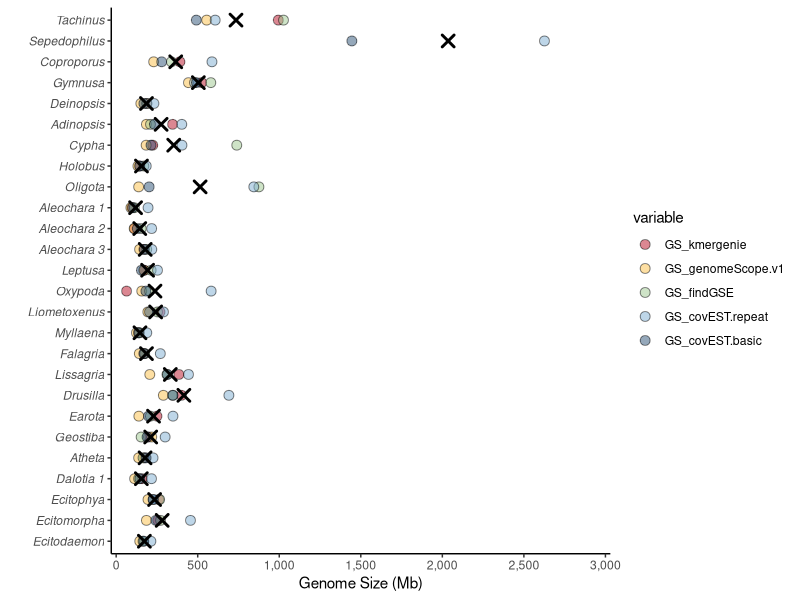
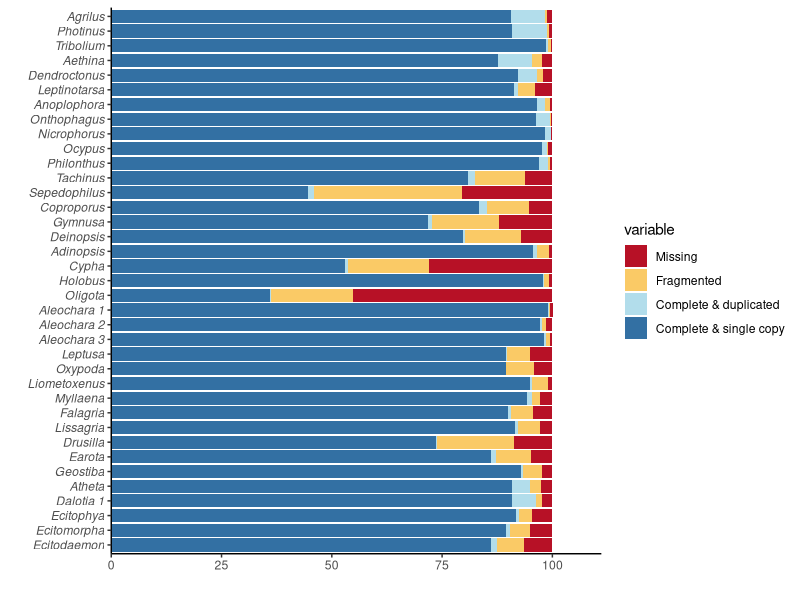

The R source for these figures, in order:
library(forcats)
library(ggplot2)
library(reshape2)
library(gridExtra)
library(dplyr)
library(cowplot)

gi<-read.table("./02_Other_Rove_Beetles_Assembly_Annotation/genomeInfo.txt", header=T,stringsAsFactors=TRUE, sep = "\t",quote = "")

gi
dim(gi)

# genome size plot
gi_gs<-gi[c(12:34,36:38),c(1,13:17)]
gi_gsm<-melt(gi_gs)

gi_gsm$species<-factor(gi_gsm$species, levels=rev(c("Tachinus","Sepedophilus","Coproporus",
                                          "Gymnusa","Deinopsis","Adinopsis","Cypha","Holobus","Oligota","Aleochara 1",
                                          "Aleochara 2","Aleochara 3","Leptusa","Oxypoda","Liometoxenus","Myllaena","Falagria","Lissagria",
                                          "Drusilla", "Earota", "Geostiba", "Atheta", "Dalotia 1", 
                                          "Ecitophya", "Ecitomorpha", "Ecitodaemon")))

col_kmer<-rev(c("#2D5276","#7fadd1","#9EC790","#FCBF49","#B71126"))

mean_gs<-gi_gsm %>% group_by(species) %>%
  summarize(mean = mean(value/1000000, na.rm = TRUE))

ggplot() + 
  geom_point(as.data.frame(gi_gsm), mapping=aes(fill=variable, y=value/1000000, x=species),size=3,shape=21, alpha=0.5) + 
  coord_flip()+theme_classic()+xlab("")+ylab("Genome Size (Mb)") +
  scale_fill_manual(values=col_kmer) +
  scale_y_continuous(expand = c(0.01, 0.1), labels = scales::comma,limits=c(0,3000), breaks = seq(0, 3000, by = 500))+
  theme(panel.grid = element_blank(),
        panel.border = element_blank(),
        axis.text.y = element_text(face = "italic")) +
  geom_point(data=mean_gs, mapping=aes(x=species, y=mean),shape=4,color="black",size=3,stroke=1.5)

#BUSCO
mel<-gi %>%
  select(species,BUSCO_S, BUSCO_D, BUSCO_F, BUSCO_M) %>%
  melt(value.name="value")

#par(mar=c(4, 4, 4, 4), mfrow=c(1,1),oma = c(1, 12, 1, 0.5),cex.lab=1.5)

mel<-filter(mel, species!= "Dalotia 2")

col_class<-rev(c("#3370A3","#B2ddeb","#FACA66","#B71126"))

mel$species<-factor(mel$species, levels=rev(c("Agrilus","Photinus","Tribolium","Aethina","Dendroctonus","Leptinotarsa","Anoplophora",
                                                "Onthophagus",
                                                "Nicrophorus","Ocypus","Philonthus","Tachinus","Sepedophilus","Coproporus",
                                                "Gymnusa","Deinopsis","Adinopsis","Cypha","Holobus","Oligota","Aleochara 1",
                                                "Aleochara 2","Aleochara 3","Leptusa","Oxypoda","Liometoxenus","Myllaena","Falagria","Lissagria",
                                                "Drusilla", "Earota", "Geostiba", "Atheta", "Dalotia 1", 
                                                "Ecitophya", "Ecitomorpha", "Ecitodaemon")))

mel$variable <- factor(mel$variable, levels=c("BUSCO_M","BUSCO_F","BUSCO_D","BUSCO_S"))

ggplot(as.data.frame(mel), aes(fill=variable, y=value, x=species)) + 
        geom_bar(position="stack", stat="identity") + 
        coord_flip()+theme_classic()+xlab("")+ylab("")+
        scale_fill_manual(values=col_class,labels = rev(c("Complete & single copy", "Complete & duplicated",
                                                      "Fragmented", "Missing")))+
        scale_y_continuous(limits = c(0,101), expand = expansion(mult = c(0, .1)))+
        theme(panel.grid = element_blank(),
              panel.border = element_blank(),
              axis.text.y = element_text(face = "italic"))
